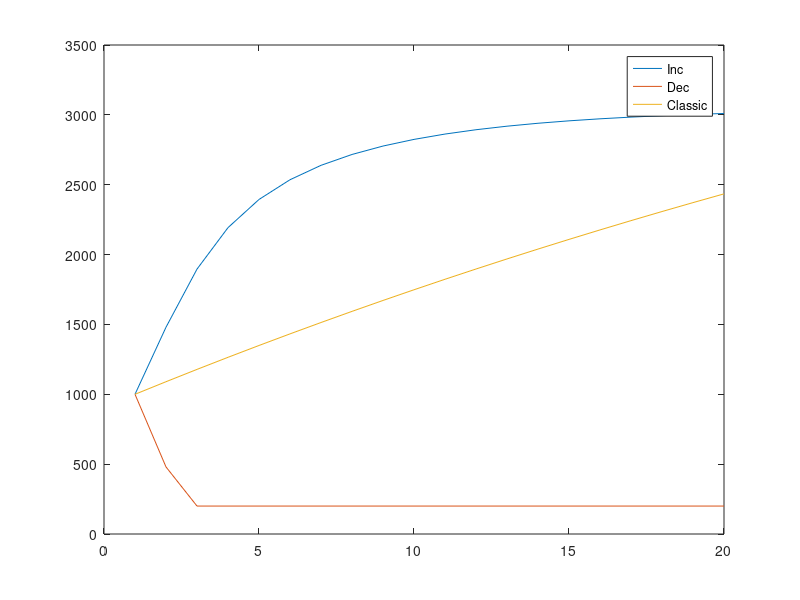
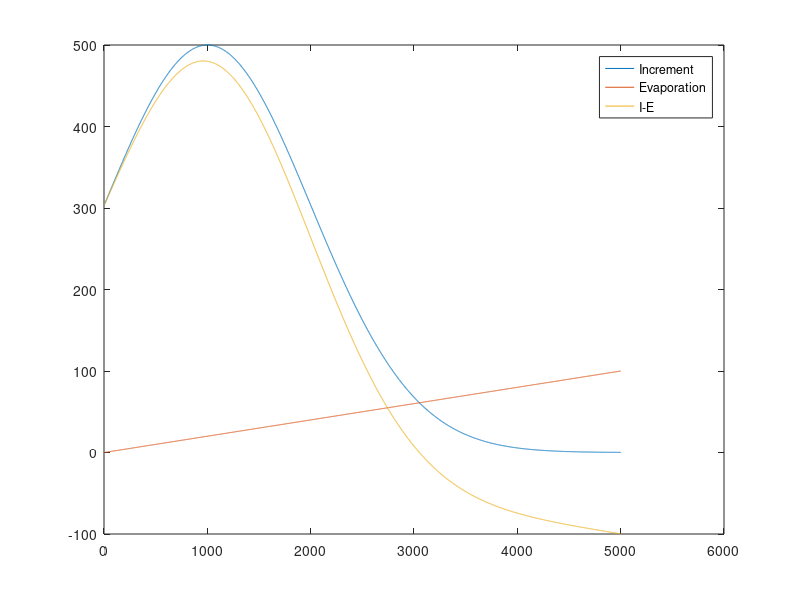

These charts were generated, in order, by the following MATLAB code:
min_ph = 200;
a_delta = 500;
a_evap = 50;
initial_ph = 1000;
b = initial_ph;
c = 1000;
evap_rate = 0.02;

increment_static = 110;


% x = [min_ph:1:5000];
% 
% delta = a_delta*exp(-((x-initial_ph).^2)/(2*c^2));
% %evap = a_evap*exp(-((x-initial_ph).^2)/(2*c^2));
% evap = x*evap_rate;
% 
% plot(x,delta,x,evap);


%pause;


size_of_simulation = 20;

ph_o = initial_ph;
result_plus = zeros(1,size_of_simulation);
result_minus = zeros(1,size_of_simulation);
result_plus(1) = ph_o;
result_minus(1) = ph_o;

result_plus_old = zeros(1,size_of_simulation);
result_plus_old = ph_o;

for n=2:length(result_plus)
   result_plus(n) = (1-evap_rate)*result_plus(n-1)+a_delta*exp(-((result_plus(n-1)-b)^2)/(2*c^2));
   result_minus(n) = (1-evap_rate)*result_minus(n-1)-a_delta*exp(-((result_minus(n-1)-b)^2)/(2*c^2));

   %result_plus(n) = result_plus(n-1)-a_evap*exp(-((result_plus(n-1)-b)^2)/(2*c^2))+a_delta*exp(-((result_plus(n-1)-b)^2)/(2*c^2));
   result_plus_old(n) = (1-evap_rate)*result_plus_old(n-1)+increment_static;
   %result_minus(n) = result_minus(n-1)-a_evap*exp(-((result_minus(n-1)-b)^2)/(2*c^2))-a_delta*exp(-((result_minus(n-1)-b)^2)/(2*c^2));
   
   if result_minus(n)<min_ph
       result_minus(n) = min_ph;
   end
end

% for n=(length(result_plus)/2):length(result_plus)
%     %result_plus(n) = (1-evap_rate)*result_plus(n-1)-a_delta*exp(-((result_plus(n-1)-b)^2)/(2*c^2));
%     %result_minus(n) = (1-evap_rate)*result_minus(n-1)+a_delta*exp(-((result_minus(n-1)-b)^2)/(2*c^2));
%     %result_plus(n) = result_plus(n-1)-a_evap*exp(-((result_plus(n-1)-b)^2)/(2*c^2))-a_delta*exp(-((result_plus(n-1)-b)^2)/(2*c^2));
%     %result_minus(n) = result_minus(n-1)-a_evap*exp(-((result_minus(n-1)-b)^2)/(2*c^2))+a_delta*exp(-((result_minus(n-1)-b)^2)/(2*c^2));
%     if result_plus(n)<min_ph
%        result_plus(n) = min_ph;
%    end
% end

figure
plot(1:length(result_plus),result_plus,1:length(result_minus), result_minus,1:length(result_plus_old), result_plus_old);
legend('Inc','Dec','Classic');
pause

C = [1:1000:5000];

figure

result_plus = zeros(length(C),size_of_simulation);
result_plus(:,1) = ph_o;

for m=1:length(C)
    for n=2:length(result_plus)
        result_plus(m,n) = (1-evap_rate)*result_plus(m,n-1)+a_delta*exp(-((result_plus(m,n-1)-b)^2)/(2*C(m)^2));
    end
end

plot(1:length(result_plus), result_plus);
legend('1','2','3','4','5');
pause

ph_level = [0:1:5000];
increment = a_delta*exp(-((ph_level-b).^2)/(2*c^2));
evaporation = evap_rate.*ph_level;
plot(1:length(increment), increment, 1:length(evaporation), evaporation, 1:length(evaporation), increment-evaporation);
legend('Increment','Evaporation','I-E');

pause
close all;